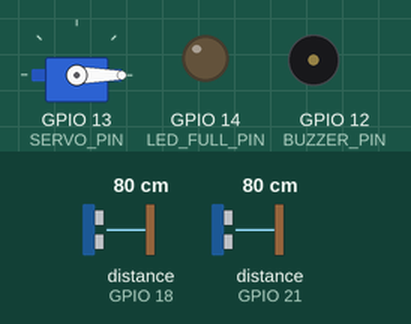
Recording of a sketch running on a simulated ESP32. Parts: servo, output pins drawn as LEDs (lit = HIGH), buzzer (waves = sounding, pin HIGH). Wiring (inferred from the names in the program): 2 × ultrasonic range finder: trigger GPIO 5, echo GPIO 18 / trigger GPIO 19, echo GPIO 21. The test bench sets the inputs (shaded band); at power-on: distance to the obstacle (sensors on GPIO 18, GPIO 21) 80 cm. The echo pulse lasts 58.3 µs per cm; WiFi joins after 1.5 s; servers stay silent unless stated; pins used as bus, display or sensor lines are not drawn; what the sketch prints to the serial monitor is not drawn.

Above: at 3.2 s.
3.3 s: distance to the obstacle (sensor on GPIO 18) set to 22 cm
4.8 s: distance to the obstacle (sensor on GPIO 18) set to 18 cm
At 5.8 s:
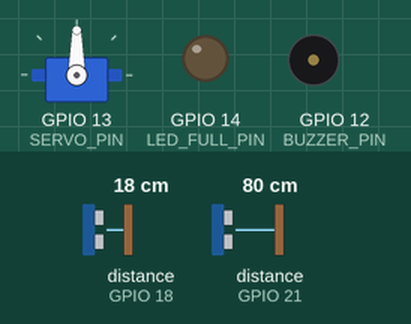
6.3 s: distance to the obstacle (sensor on GPIO 21) set to 4 cm
7.8 s: distance to the obstacle (sensor on GPIO 21) set to 2 cm
At 9.0 s:
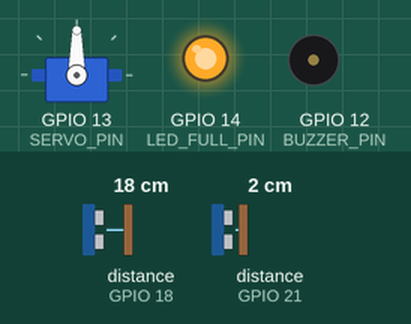
9.3 s: distance to the obstacle (sensor on GPIO 21) set to 9 cm
At 10.3 s:
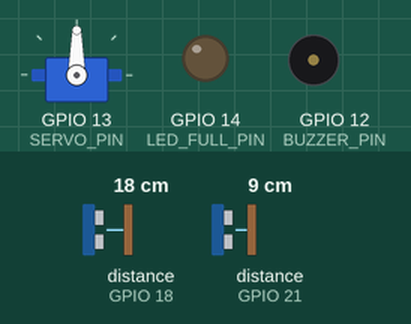
Timing chart, 0 to 11.8 s (numbered marks = the images above; inputs shaded):
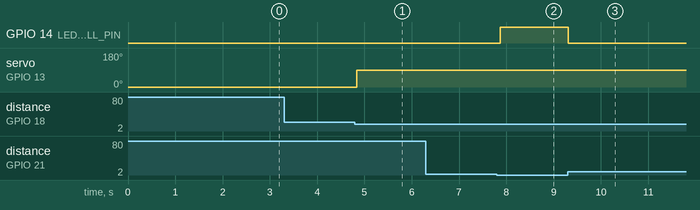

The sketch:

smart_dustbin_esp32.ino
```cpp
/*
 * Project: Smart Dustbin with IoT Monitoring
 * Author: Teja Sidagam
 * Microcontroller: ESP32
 * Components:
 *   - ESP32 Development Board
 *   - HC-SR04 Ultrasonic Sensor (Lid Control & Waste Level Detection)
 *   - Servo Motor (SG90 or MG996R)
 *   - Wi-Fi & Web Interface / Blynk IoT / Serial Telemetry
 *
 * Description:
 *   1. Automatic Lid Opening: Uses an ultrasonic sensor to detect a hand/object within proximity.
 *   2. Fill-Level Monitoring: Reads dustbin fill percentage using a second sensor or dual thresholding.
 *   3. IoT Dashboard: Hosts an onboard Web Server showing real-time lid status and dustbin fill level.
 */

#include <WiFi.h>
#include <WebServer.h>
#include <ESP32Servo.h>

// --- Wi-Fi Credentials ---
const char* ssid     = "YOUR_WIFI_SSID";
const char* password = "YOUR_WIFI_PASSWORD";

// --- Pin Definitions ---
#define TRIG_PIN_HAND    5   // Ultrasonic Trig Pin for Hand Detection
#define ECHO_PIN_HAND   18   // Ultrasonic Echo Pin for Hand Detection
#define TRIG_PIN_LEVEL  19   // Ultrasonic Trig Pin for Waste Fill Level
#define ECHO_PIN_LEVEL  21   // Ultrasonic Echo Pin for Waste Fill Level
#define SERVO_PIN       13   // Servo Motor PWM Pin
#define BUZZER_PIN      12   // Optional Alert Buzzer Pin
#define LED_FULL_PIN    14   // Indicator LED for Dustbin Full

// --- Constants & Thresholds ---
const int HAND_DISTANCE_THRESHOLD_CM = 20;  // Open lid if hand is closer than 20 cm
const int DUSTBIN_DEPTH_CM           = 30;  // Height of empty dustbin in cm
const int CLOSE_DELAY_MS             = 4000;// Keep lid open for 4 seconds
const int SERVO_OPEN_ANGLE           = 90;  // Open position angle (degrees)
const int SERVO_CLOSE_ANGLE          = 0;   // Closed position angle (degrees)

// --- Objects ---
Servo lidServo;
WebServer server(80);

// --- Global Variables ---
bool isLidOpen = false;
unsigned long lidOpenTime = 0;
float wasteLevelPercent = 0.0;
float handDistanceCm = 100.0;

// --- Function Prototypes ---
float getDistanceCM(int trigPin, int echoPin);
void updateWasteLevel();
void handleLidLogic();
void handleRoot();
void handleStatus();

void setup() {
  Serial.begin(115200);
  delay(500);

  // Pin Configuration
  pinMode(TRIG_PIN_HAND, OUTPUT);
  pinMode(ECHO_PIN_HAND, INPUT);
  pinMode(TRIG_PIN_LEVEL, OUTPUT);
  pinMode(ECHO_PIN_LEVEL, INPUT);
  pinMode(BUZZER_PIN, OUTPUT);
  pinMode(LED_FULL_PIN, OUTPUT);

  digitalWrite(BUZZER_PIN, LOW);
  digitalWrite(LED_FULL_PIN, LOW);

  // Attach Servo
  lidServo.attach(SERVO_PIN);
  lidServo.write(SERVO_CLOSE_ANGLE);

  // Connect to Wi-Fi
  Serial.println("\nConnecting to Wi-Fi...");
  WiFi.begin(ssid, password);

  int wifiRetries = 0;
  while (WiFi.status() != WL_CONNECTED && wifiRetries < 20) {
    delay(500);
    Serial.print(".");
    wifiRetries++;
  }

  if (WiFi.status() == WL_CONNECTED) {
    Serial.println("\nWi-Fi Connected successfully!");
    Serial.print("IP Address: ");
    Serial.println(WiFi.localIP());

    // Setup Web Server Routes
    server.on("/", handleRoot);
    server.on("/status", handleStatus);
    server.begin();
    Serial.println("HTTP server started!");
  } else {
    Serial.println("\nWi-Fi connection failed. Running in standalone offline mode.");
  }

  Serial.println("Smart Dustbin System Initialized.");
}

void loop() {
  // Handle web server clients if Wi-Fi is connected
  if (WiFi.status() == WL_CONNECTED) {
    server.handleClient();
  }

  // Check proximity for hand detection
  handDistanceCm = getDistanceCM(TRIG_PIN_HAND, ECHO_PIN_HAND);

  // Measure waste fill level
  updateWasteLevel();

  // Control Lid open/close logic
  handleLidLogic();

  delay(100);
}

// Function to calculate distance in CM from Ultrasonic Sensor
float getDistanceCM(int trigPin, int echoPin) {
  digitalWrite(trigPin, LOW);
  delayMicroseconds(2);
  digitalWrite(trigPin, HIGH);
  delayMicroseconds(10);
  digitalWrite(trigPin, LOW);

  long duration = pulseIn(echoPin, HIGH, 30000); // 30ms timeout
  if (duration == 0) return 999.0; // Return out of range if no pulse received

  float distance = duration * 0.0343 / 2.0;
  return distance;
}

// Update dustbin fill percentage based on height
void updateWasteLevel() {
  float distanceToWaste = getDistanceCM(TRIG_PIN_LEVEL, ECHO_PIN_LEVEL);

  if (distanceToWaste <= DUSTBIN_DEPTH_CM) {
    float filledHeight = DUSTBIN_DEPTH_CM - distanceToWaste;
    wasteLevelPercent = (filledHeight / DUSTBIN_DEPTH_CM) * 100.0;
    if (wasteLevelPercent < 0) wasteLevelPercent = 0;
    if (wasteLevelPercent > 100) wasteLevelPercent = 100;
  } else {
    wasteLevelPercent = 0.0;
  }

  // Alert LED & Buzzer if bin is more than 90% full
  if (wasteLevelPercent >= 90.0) {
    digitalWrite(LED_FULL_PIN, HIGH);
  } else {
    digitalWrite(LED_FULL_PIN, LOW);
  }
}

// Logic for opening and closing the lid automatically
void handleLidLogic() {
  // Trigger open if hand detected within threshold
  if (handDistanceCm > 0 && handDistanceCm <= HAND_DISTANCE_THRESHOLD_CM) {
    if (!isLidOpen) {
      Serial.println("[ACTION] Motion detected! Opening Lid.");
      lidServo.write(SERVO_OPEN_ANGLE);
      isLidOpen = true;
    }
    lidOpenTime = millis(); // Reset timer while hand remains present
  }

  // Auto-close lid after timeout
  if (isLidOpen && (millis() - lidOpenTime >= CLOSE_DELAY_MS)) {
    Serial.println("[ACTION] Timeout reached. Closing Lid.");
    lidServo.write(SERVO_CLOSE_ANGLE);
    isLidOpen = false;
  }
}

// Web Dashboard Interface
void handleRoot() {
  String html = "<!DOCTYPE html><html><head><title>ESP32 Smart Dustbin</title>";
  html += "<meta name='viewport' content='width=device-width, initial-scale=1'>";
  html += "<meta http-equiv='refresh' content='3'>"; // Auto-refresh every 3s
  html += "<style>body{font-family:Arial,sans-serif;background:#0f172a;color:#fff;text-align:center;padding:20px;}";
  html += ".card{background:#1e293b;padding:20px;margin:15px auto;max-width:400px;border-radius:12px;box-shadow:0 4px 6px rgba(0,0,0,0.3);}";
  html += ".bar-container{background:#334155;border-radius:10px;height:24px;overflow:hidden;margin-top:10px;}";
  html += ".bar{height:100%;background:#3b82f6;transition:width 0.5s;}";
  html += ".status{font-size:18px;font-weight:bold;margin-top:10px;}";
  html += ".open{color:#22c55e;} .closed{color:#ef4444;}";
  html += "</style></head><body>";
  html += "<h1>Smart Dustbin IoT Dashboard</h1>";
  html += "<p>Developer: <b>Teja Sidagam</b></p>";
  html += "<div class='card'><h2>Lid Status</h2>";
  html += "<div class='status " + String(isLidOpen ? "open" : "closed") + "'>" + String(isLidOpen ? "LID OPEN" : "LID CLOSED") + "</div></div>";
  html += "<div class='card'><h2>Fill Level</h2>";
  html += "<div style='font-size:32px;font-weight:bold;'>" + String(wasteLevelPercent, 1) + "%</div>";
  html += "<div class='bar-container'><div class='bar' style='width:" + String(wasteLevelPercent, 1) + "%;'></div></div></div>";
  html += "</body></html>";
  server.send(200, "text/html", html);
}

// JSON Endpoint for IoT integration
void handleStatus() {
  String json = "{";
  json += "\"lid_open\":" + String(isLidOpen ? "true" : "false") + ",";
  json += "\"hand_distance_cm\":" + String(handDistanceCm, 1) + ",";
  json += "\"fill_level_percent\":" + String(wasteLevelPercent, 1);
  json += "}";
  server.send(200, "application/json", json);
}
```

Measured:
- the behaviour switches between 21 and 20 cm on distance to the obstacle (sensor on GPIO 18) (found by bisection; images 0 and 1)
- the behaviour switches between 3 and 2 cm on distance to the obstacle (sensor on GPIO 21) (found by bisection; images 1 and 2)
- after the input at 3.3 s, every drawn part: stays the same
- after the input at 4.8 s, servo on GPIO 13 (SERVO_PIN): 0° → 90° at once
- after the input at 6.3 s, every drawn part: stays the same
- after the input at 7.8 s, GPIO 14 (LED_FULL_PIN): LOW → HIGH after 0.07 s
- after the input at 9.3 s, GPIO 14 (LED_FULL_PIN): HIGH → LOW at once
